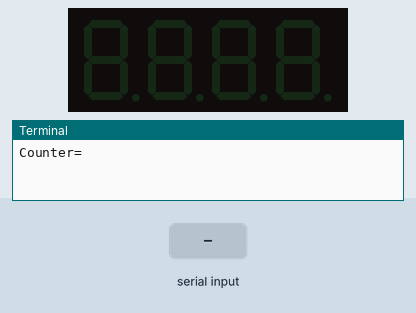
Simulated run of this program. Board: Raspberry Pi (header pin numbers). Parts: 4-digit seven-segment display, the last lines printed to the terminal. The inputs (shaded band) are chosen by the test bench. Threads take turns every 2 ms.

Above: at 1.2 s.
1.3 s: "5" typed at the terminal, then Enter
At 2.1 s:
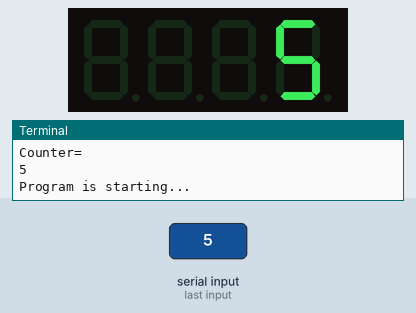
At 4.1 s:
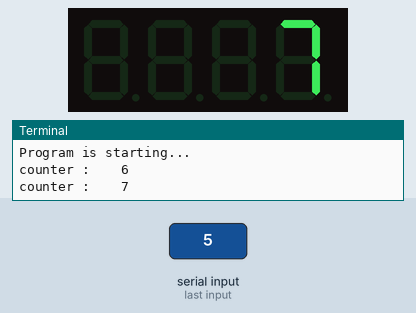
Timing chart, 0 to 5.6 s (numbered marks = the images above; inputs shaded):
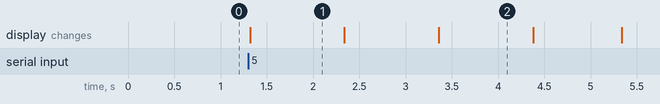

The program:

StopWatch.py
```python
#!/usr/bin/env python3
#############################################################################
# Filename    : StopWatch.py
# Description : Control 4_Digit_7_Segment_Display with 74HC595
# Author      : www.freenove.com
# modification: 2019/12/27
########################################################################
import RPi.GPIO as GPIO
import time
import threading

LSBFIRST = 1
MSBFIRST = 2
# define the pins connect to 74HC595
dataPin = 18      # DS Pin of 74HC595
latchPin = 16      # ST_CP Pin of 74HC595
clockPin = 12       # SH_CP Pin of 74HC595
num = (0xc0,0xf9,0xa4,0xb0,0x99,0x92,0x82,0xf8,0x80,0x90)
digitPin = (11,13,15,19)    # Define the pin of 7-segment display common end
counter = int(input("Counter="))         # Variable counter, the number will be dislayed by 7-segment display
t = 0               # define the Timer object
def setup():
    GPIO.setmode(GPIO.BOARD)     # use PHYSICAL GPIO Numbering
    GPIO.setup(dataPin, GPIO.OUT)       # Set pin mode to OUTPUT
    GPIO.setup(latchPin, GPIO.OUT)
    GPIO.setup(clockPin, GPIO.OUT)
    for pin in digitPin:
        GPIO.setup(pin,GPIO.OUT)

def shiftOut(dPin,cPin,order,val):
    for i in range(0,8):
        GPIO.output(cPin,GPIO.LOW);
        if(order == LSBFIRST):
            GPIO.output(dPin,(0x01&(val>>i)==0x01) and GPIO.HIGH or GPIO.LOW)
        elif(order == MSBFIRST):
            GPIO.output(dPin,(0x80&(val<<i)==0x80) and GPIO.HIGH or GPIO.LOW)
        GPIO.output(cPin,GPIO.HIGH)

def outData(data):      # function used to output data for 74HC595
    GPIO.output(latchPin,GPIO.LOW)
    shiftOut(dataPin,clockPin,MSBFIRST,data)
    GPIO.output(latchPin,GPIO.HIGH)

def selectDigit(digit): # Open one of the 7-segment display and close the remaining three, the parameter digit is optional for 1,2,4,8
    GPIO.output(digitPin[0],GPIO.LOW if ((digit&0x08) == 0x08) else GPIO.HIGH)
    GPIO.output(digitPin[1],GPIO.LOW if ((digit&0x04) == 0x04) else GPIO.HIGH)
    GPIO.output(digitPin[2],GPIO.LOW if ((digit&0x02) == 0x02) else GPIO.HIGH)
    GPIO.output(digitPin[3],GPIO.LOW if ((digit&0x01) == 0x01) else GPIO.HIGH)

def display(dec):   # display function for 7-segment display
    outData(0xff)   # eliminate residual display
    selectDigit(0x01)   # Select the first, and display the single digit
    outData(num[dec%10])
    time.sleep(0.003)   # display duration

    outData(0xff)
    selectDigit(0x02)   # Select the second, and display the tens digit
    if dec < 10:
        outData(0xff)
    else:
        outData(num[dec%100//10])
    time.sleep(0.003)

    outData(0xff)
    selectDigit(0x04)   # Select the third, and display the hundreds digit
    if dec < 100:
        outData(0xff)
    else:
        outData(num[dec%1000//100])
    time.sleep(0.003)

    outData(0xff)
    selectDigit(0x08)   # Select the fourth, and display the thousands digit
    if dec < 1000:
        outData(0xff)
    else:
        outData(num[dec%10000//1000])
    time.sleep(0.003)


def timer():
    global counter
    global t
    t = threading.Timer(1.0,timer)      # reset time of timer to 1s
    if counter < 9999: #10000:
        t.start()                           # Start timing
    counter+=1
    print ("counter : %4d"%counter)


def loop():
    global t
    global counter
    t = threading.Timer(1.0,timer)      # set the timer
    t.start()                           # Start timing
    while counter < 10000:
        display(counter)                # display the number counter

def destroy():
    global t
    GPIO.cleanup()
    t.cancel()


if __name__ == '__main__': # Program entrance
    print ('Program is starting...' )
    setup()
    try:
        loop()
    except KeyboardInterrupt:   # Press ctrl-c to end the program.
        destroy()

outData(0xff)
print ("habe fertisch :)")
```

Measured:
- after the input at 1.3 s, the display: changes at once (image 1)
- what the display in image 2 shows lasts 1.0 s, from 3.4 s to 4.4 s
